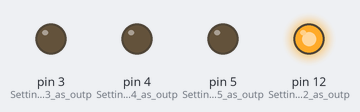
Simulated run of this sketch. Board: Arduino Uno, built with avr-gcc and run on an emulated ATmega328P. On the bench: output pins drawn as LEDs (lit = HIGH).

Above: at 0.05 s.
At 0.65 s:
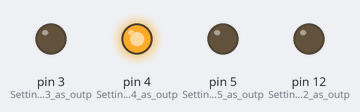
At 1.35 s:
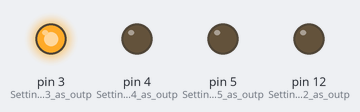
At 2.75 s:
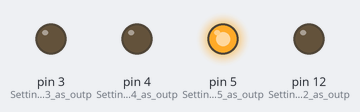
Timing chart, 0 to 3.0 s (numbered marks = the images above):
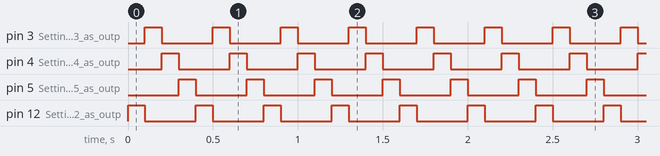

Measured:
- by itself, pin 3 (Setting_the_pin_3_as_outp), pin 4 (Setting_the_pin_4_as_outp), pin 5 (Setting_the_pin_5_as_outp), pin 12 (Setting_the_pin_2_as_outp): alternates HIGH for 0.10 s and LOW for 0.30 s

The sketch:

project2.ino
```cpp
void setup()
  {
       pinMode(12, OUTPUT);          // Setting the pin 2 as output
       pinMode(3, OUTPUT);          // Setting the pin 3 as output
       pinMode(4, OUTPUT);          //Setting the pin 4 as output
       pinMode(5, OUTPUT);          // Setting the pin 5 as output
  }
void loop()
  {
digitalWrite(12, HIGH);           // Turn on LED 1
      delay(100);                             //  Wait for 100milliseconds
  digitalWrite(12, LOW);           //  Turn off LED 1
      digitalWrite(3, HIGH);          //  Turn on LED 2
      delay(100);                             //  Wait for 100milliseconds
                digitalWrite(3, LOW);           // Turn off LED 2
      digitalWrite(4, HIGH);          //  Turn on LED 3
      delay(100);                             //  Wait for 100milliseconds
      digitalWrite(4, LOW);           //  Turn off LED 3
digitalWrite(5, HIGH);          // Turn on LED 4
                delay(100);                             //  Wait for 100 milliseconds
                digitalWrite(5, LOW);           //  Turn off LED 4
             }
```
